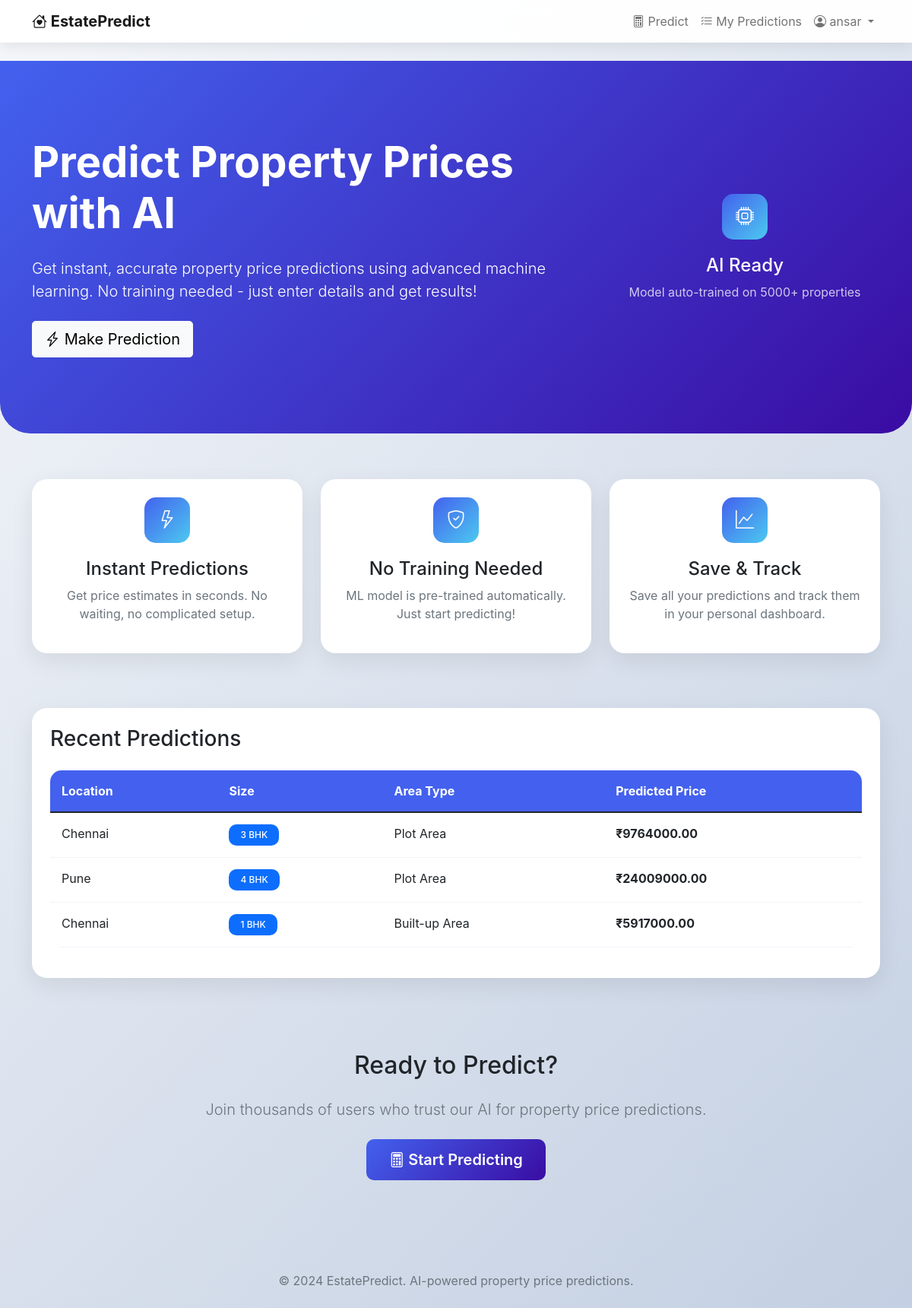
Screenshot of / (signed in) with the database file from the repository.
### estate_app/models.py (models this page shows, shortened)
class Property(models.Model):
    AREA_TYPES = [
        ('Super built-up Area', 'Super built-up Area'),
        ('Built-up Area', 'Built-up Area'),
        ('Plot Area', 'Plot Area'),
        ('Carpet Area', 'Carpet Area'),
    ]
    AVAILABILITY_OPTIONS = [
        ('Ready To Move', 'Ready To Move'),
        ('Immediate Possession', 'Immediate Possession'),
        ('In 1 year', 'In 1 year'),
        ('In 2 years', 'In 2 years'),
        ('In 3 years', 'In 3 years'),
    ]
    user = models.ForeignKey(User, on_delete=models.CASCADE, null=True, blank=True)
    area_type = models.CharField(max_length=50, choices=AREA_TYPES)
    availability = models.CharField(max_length=50, choices=AVAILABILITY_OPTIONS)
    location = models.CharField(max_length=100)
    size = models.CharField(max_length=20)
    society = models.CharField(max_length=100, null=True, blank=True)
    total_sqft = models.CharField(max_length=50)
    bath = models.IntegerField()
    balcony = models.IntegerField()
    predicted_price = models.FloatField()
    created_at = models.DateTimeField(auto_now_add=True)
    class Meta:
        ordering = ['-created_at']

### estate_app/views.py (the view)
# urls.py: path('', views.home, name='home'),
def home(request):
    context = {
        'is_trained': predictor.is_trained,
        'user': request.user,
        'recent_predictions': Property.objects.all().order_by('-created_at')[:3]
    }
    return render(request, 'estate_app/home.html', context)

### estate_app/templates/estate_app/home.html (shortened to what this page needs)
{% extends 'estate_app/base.html' %}
{% block content %}
<div class="hero">
    <div class="container">
        <div class="row align-items-center">
            <div class="col-lg-8">
                <h1 class="display-4 fw-bold mb-4">Predict Property Prices with AI</h1>
                <p class="lead mb-4 opacity-90">
                    Get instant, accurate property price predictions using advanced machine learning.
                    No training needed - just enter details and get results!
                </p>
                {% if user.is_authenticated %}
                <a href="{% url 'predict' %}" class="btn btn-light btn-lg">
                    <i class="bi bi-lightning-charge"></i> Make Prediction
                </a>
                {% endif %}
            </div>
            <div class="col-lg-4 text-center">
                <div class="feature-icon">
                    <i class="bi bi-cpu"></i>
                </div>
                <h4>AI Ready</h4>
                <p class="mb-0 opacity-75">Model auto-trained on 5000+ properties</p>
            </div>
        </div>
    </div>
</div>
<div class="container">
    <div class="row mb-5">
        <div class="col-md-4 mb-4">
            <div class="card h-100 p-4 text-center">
                <div class="feature-icon">
                    <i class="bi bi-lightning"></i>
                </div>
                <h4>Instant Predictions</h4>
                <p class="text-muted">
                    Get price estimates in seconds. No waiting, no complicated setup.
                </p>
            </div>
        </div>
        <div class="col-md-4 mb-4">
            <div class="card h-100 p-4 text-center">
                <div class="feature-icon">
                    <i class="bi bi-shield-check"></i>
                </div>
                <h4>No Training Needed</h4>
                <p class="text-muted">
                    ML model is pre-trained automatically. Just start predicting!
                </p>
            </div>
        </div>
        <div class="col-md-4 mb-4">
            <div class="card h-100 p-4 text-center">
                <div class="feature-icon">
                    <i class="bi bi-graph-up"></i>
                </div>
                <h4>Save & Track</h4>
                <p class="text-muted">
                    Save all your predictions and track them in your personal dashboard.
                </p>
            </div>
        </div>
    </div>
{% if user.is_authenticated %}
    {% if recent_predictions %}
    <div class="card p-4 mb-5">
        <h3 class="mb-4">Recent Predictions</h3>
        <div class="table-responsive">
            <table class="table">
                <thead>
                    <tr>
                        <th>Location</th>
                        <th>Size</th>
                        <th>Area Type</th>
                        <th>Predicted Price</th>
                    </tr>
                </thead>
                <tbody>
                    {% for pred in recent_predictions %}
                    <tr>
                        <td>{{ pred.location }}</td>
                        <td><span class="badge bg-primary">{{ pred.size }}</span></td>
                        <td>{{ pred.area_type }}</td>
                        <td class="fw-bold">₹{{ pred.predicted_price|floatformat:2 }}</td>
                    </tr>
                    {% endfor %}
                </tbody>
            </table>
        </div>
    </div>
    {% endif %}
{% endif %}
    <div class="text-center py-5">
        <h2 class="mb-4">Ready to Predict?</h2>
        <p class="lead text-muted mb-4">
            Join thousands of users who trust our AI for property price predictions.
        </p>
        {% if user.is_authenticated %}
        <a href="{% url 'predict' %}" class="btn btn-primary btn-lg">
            <i class="bi bi-calculator"></i> Start Predicting
        </a>
        {% else %}
        <a href="{% url 'register' %}" class="btn btn-primary btn-lg">
            <i class="bi bi-person-plus"></i> Sign Up Free
        </a>
        {% endif %}
    </div>
</div>
{% endblock %}

### estate_app/templates/estate_app/base.html (shortened to what this page needs)
<!DOCTYPE html>
<html lang="en">
<head>
    <link href="https://cdn.jsdelivr.net/npm/bootstrap@5.1.3/dist/css/bootstrap.min.css" rel="stylesheet">
    <link rel="stylesheet" href="https://cdn.jsdelivr.net/npm/bootstrap-icons@1.8.1/font/bootstrap-icons.css">
</head>
<body>
    <nav class="navbar navbar-expand-lg navbar-light fixed-top">
        <div class="container">
            <a class="navbar-brand fw-bold" href="{% url 'home' %}">
                <i class="bi bi-house-heart"></i> EstatePredict
            </a>
            <div class="collapse navbar-collapse" id="navbarNav">
                <ul class="navbar-nav ms-auto">
                    {% if user.is_authenticated %}
                    <li class="nav-item">
                        <a class="nav-link" href="{% url 'predict' %}">
                            <i class="bi bi-calculator"></i> Predict
                        </a>
                    </li>
                    <li class="nav-item">
                        <a class="nav-link" href="{% url 'my_predictions' %}">
                            <i class="bi bi-list-check"></i> My Predictions
                        </a>
                    </li>
                    <li class="nav-item dropdown">
                        <a class="nav-link dropdown-toggle" href="#" id="userDropdown" data-bs-toggle="dropdown">
                            <i class="bi bi-person-circle"></i> {{ user.username }}
                        </a>
                    </li>
                    {% endif %}
                </ul>
            </div>
        </div>
    </nav>
    <main style="padding-top: 80px;">
        {% block content %}{% endblock %}
    </main>
    <footer class="text-center py-4 mt-5">
        <div class="container">
            <p class="mb-0 text-muted">
                &copy; 2024 EstatePredict. AI-powered property price predictions.
            </p>
        </div>
    </footer>
</body>
</html>

### estate_app/templates/estate_app/base.html (style rules this page uses)
:root { --primary: #4361ee; --secondary: #3a0ca3; --accent: #4cc9f0; --light: #f8f9fa; --dark: #212529; }
body { font-family: -apple-system, BlinkMacSystemFont, 'Segoe UI', Roboto, sans-serif; background: linear-gradient(135deg, #f5f7fa 0%, #c3cfe2 100%); min-height: 100vh; }
.navbar { background: rgba(255, 255, 255, 0.95); backdrop-filter: blur(10px); box-shadow: 0 2px 20px rgba(0,0,0,0.1); }
.hero { background: linear-gradient(135deg, var(--primary), var(--secondary)); color: white; padding: 100px 0; border-radius: 0 0 40px 40px; margin-bottom: 60px; }
.card { border: none; border-radius: 20px; box-shadow: 0 10px 30px rgba(0,0,0,0.08); transition: transform 0.3s ease, box-shadow 0.3s ease; }
.btn-primary { background: linear-gradient(135deg, var(--primary), var(--secondary)); border: none; padding: 12px 30px; border-radius: 10px; font-weight: 600; transition: all 0.3s ease; }
.feature-icon { width: 60px; height: 60px; background: linear-gradient(135deg, var(--primary), var(--accent)); border-radius: 15px; display: flex; align-items: center; justify-content: center; margin: 0 auto 20px; color: white; font-size: 24px; }
.badge { padding: 8px 15px; border-radius: 10px; font-weight: 500; }
.table { background: white; border-radius: 15px; overflow: hidden; }
.table th { background: var(--primary); color: white; border: none; padding: 15px; }
.table td { padding: 15px; border-color: #f1f3f9; }

### rows the page displays
Property: location "Chennai", size "3 BHK", area_type "Plot Area", predicted_price "9764000.00"
Property: location "Pune", size "4 BHK", area_type "Plot Area", predicted_price "24009000.00"
Property: location "Chennai", size "1 BHK", area_type "Built-up Area", predicted_price "5917000.00"

### other values shown
{{ user.username }} "ansar"
